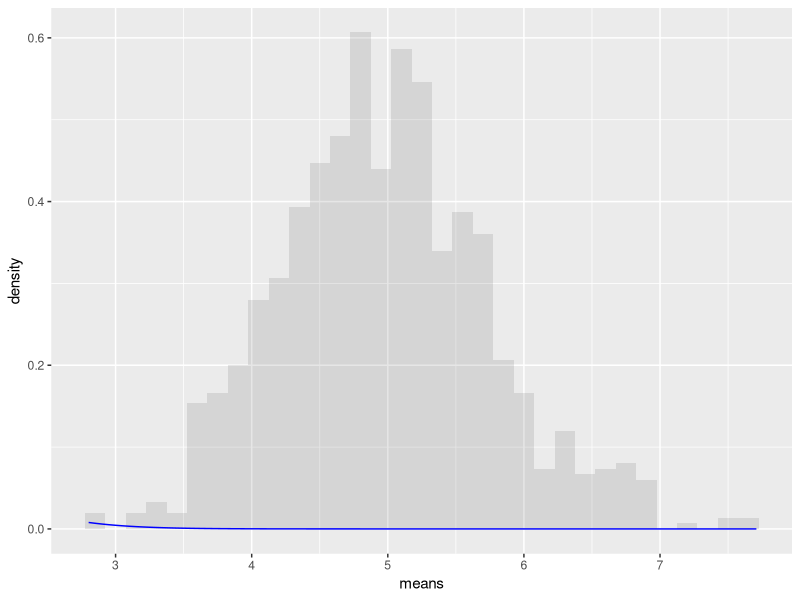

Reproduce this figure in R.
## ---- chunk 1
library(ggplot2)
## ---- chunk 2
lambda <- 0.2
n <- 40
numOfSims <- 1000
## ---- chunk 3
data <- matrix(rexp(n * numOfSims, lambda), nrow=numOfSims, ncol=n)
data2 <- data.frame(means=apply(data, 1 , mean), sds=apply(data, 1, sd))
## ---- chunk 4
mu <- 1/lambda
mu
## ---- chunk 5
sigma <- (1/lambda)/sqrt(n)
sigma
## ---- chunk 6
sigSquared <- sigma^2
sigSquared
## ---- chunk 7
samVar <- var(data2$means)
samVar
## ---- chunk 8
samSD <- sd(data2$mean)
samSD
## ---- chunk 9
ggplot(data=data2, aes(x=means)) +
geom_histogram(binwidth=0.15, alpha=0.15, aes(y=..density..)) +
stat_function(fun=dnorm, arg=list(mean=mu, sd=sigma), colour="blue")
